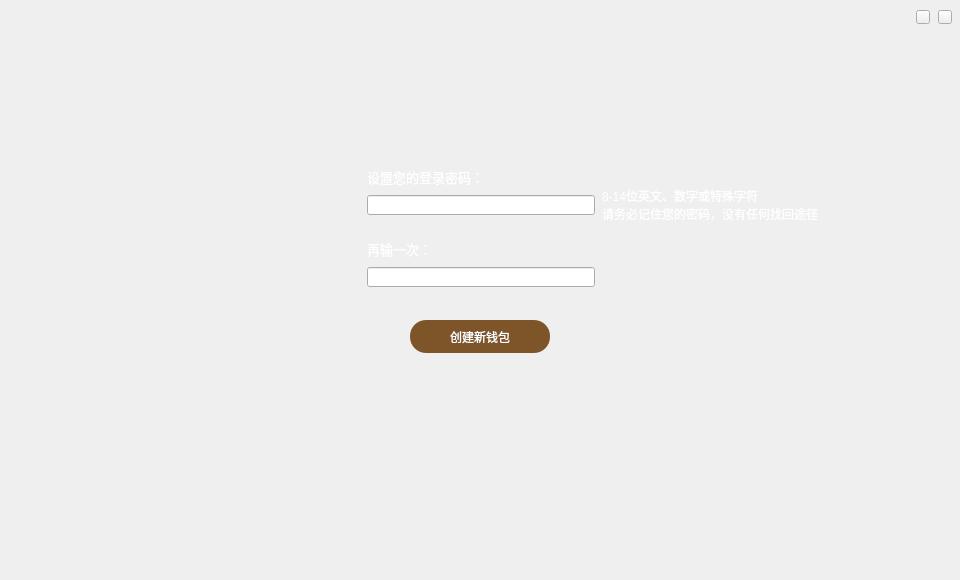
<?xml version="1.0" encoding="UTF-8"?>
<ui version="4.0">
 <class>FirstLogin</class>
 <widget class="QWidget" name="FirstLogin">
  <property name="geometry">
   <rect>
    <x>0</x>
    <y>0</y>
    <width>960</width>
    <height>580</height>
   </rect>
  </property>
  <property name="windowTitle">
   <string>FirstLogin</string>
  </property>
  <widget class="QLineEdit" name="pwdLineEdit">
   <property name="geometry">
    <rect>
     <x>367</x>
     <y>195</y>
     <width>228</width>
     <height>20</height>
    </rect>
   </property>
   <property name="font">
    <font>
     <family>微软雅黑</family>
    </font>
   </property>
   <property name="contextMenuPolicy">
    <enum>Qt::DefaultContextMenu</enum>
   </property>
   <property name="echoMode">
    <enum>QLineEdit::Password</enum>
   </property>
  </widget>
  <widget class="QLineEdit" name="pwdLineEdit2">
   <property name="geometry">
    <rect>
     <x>367</x>
     <y>267</y>
     <width>228</width>
     <height>20</height>
    </rect>
   </property>
   <property name="font">
    <font>
     <family>微软雅黑</family>
    </font>
   </property>
   <property name="cursor">
    <cursorShape>IBeamCursor</cursorShape>
   </property>
   <property name="contextMenuPolicy">
    <enum>Qt::DefaultContextMenu</enum>
   </property>
   <property name="echoMode">
    <enum>QLineEdit::Password</enum>
   </property>
  </widget>
  <widget class="QLabel" name="pwdLabel">
   <property name="geometry">
    <rect>
     <x>367</x>
     <y>162</y>
     <width>130</width>
     <height>30</height>
    </rect>
   </property>
   <property name="font">
    <font>
     <family>微软雅黑</family>
     <pointsize>10</pointsize>
    </font>
   </property>
   <property name="styleSheet">
    <string notr="true">color: rgb(255, 255, 255);</string>
   </property>
   <property name="text">
    <string>设置您的登录密码：</string>
   </property>
  </widget>
  <widget class="QLabel" name="pwdLabel2">
   <property name="geometry">
    <rect>
     <x>367</x>
     <y>239</y>
     <width>91</width>
     <height>20</height>
    </rect>
   </property>
   <property name="font">
    <font>
     <family>微软雅黑</family>
     <pointsize>10</pointsize>
    </font>
   </property>
   <property name="styleSheet">
    <string notr="true">color: rgb(255, 255, 255);</string>
   </property>
   <property name="text">
    <string>再输一次：</string>
   </property>
  </widget>
  <widget class="QToolButton" name="createBtn">
   <property name="geometry">
    <rect>
     <x>410</x>
     <y>320</y>
     <width>140</width>
     <height>33</height>
    </rect>
   </property>
   <property name="font">
    <font>
     <family>微软雅黑</family>
    </font>
   </property>
   <property name="cursor">
    <cursorShape>PointingHandCursor</cursorShape>
   </property>
   <property name="focusPolicy">
    <enum>Qt::NoFocus</enum>
   </property>
   <property name="styleSheet">
    <string notr="true">QToolButton{background-color:rgb(125,85,40);color:#ffffff;border:none;border-radius:16px;}
QToolButton:hover{background-color:rgb(185,150,85);}
QToolButton:disabled{background-color:#cecece;}</string>
   </property>
   <property name="text">
    <string>创建新钱包</string>
   </property>
  </widget>
  <widget class="QLabel" name="tipLabel">
   <property name="geometry">
    <rect>
     <x>367</x>
     <y>377</y>
     <width>228</width>
     <height>16</height>
    </rect>
   </property>
   <property name="font">
    <font>
     <family>微软雅黑</family>
    </font>
   </property>
   <property name="styleSheet">
    <string notr="true">color: rgb(255, 255, 255);</string>
   </property>
   <property name="text">
    <string/>
   </property>
   <property name="alignment">
    <set>Qt::AlignCenter</set>
   </property>
  </widget>
  <widget class="QLabel" name="tipLabel2">
   <property name="geometry">
    <rect>
     <x>602</x>
     <y>165</y>
     <width>316</width>
     <height>80</height>
    </rect>
   </property>
   <property name="styleSheet">
    <string notr="true">color: rgb(255, 255, 255);</string>
   </property>
   <property name="text">
    <string>8-14位英文、数字或特殊字符
请务必记住您的密码，没有任何找回途径</string>
   </property>
  </widget>
  <widget class="QLabel" name="correctLabel">
   <property name="geometry">
    <rect>
     <x>580</x>
     <y>200</y>
     <width>16</width>
     <height>12</height>
    </rect>
   </property>
   <property name="font">
    <font>
     <family>微软雅黑</family>
    </font>
   </property>
   <property name="text">
    <string/>
   </property>
  </widget>
  <widget class="QLabel" name="correctLabel2">
   <property name="geometry">
    <rect>
     <x>580</x>
     <y>272</y>
     <width>16</width>
     <height>12</height>
    </rect>
   </property>
   <property name="font">
    <font>
     <family>微软雅黑</family>
    </font>
   </property>
   <property name="text">
    <string/>
   </property>
  </widget>
  <widget class="QToolButton" name="closeBtn">
   <property name="geometry">
    <rect>
     <x>938</x>
     <y>10</y>
     <width>14</width>
     <height>14</height>
    </rect>
   </property>
   <property name="cursor">
    <cursorShape>PointingHandCursor</cursorShape>
   </property>
   <property name="focusPolicy">
    <enum>Qt::NoFocus</enum>
   </property>
   <property name="text">
    <string/>
   </property>
  </widget>
  <widget class="QToolButton" name="minBtn">
   <property name="geometry">
    <rect>
     <x>916</x>
     <y>10</y>
     <width>14</width>
     <height>14</height>
    </rect>
   </property>
   <property name="cursor">
    <cursorShape>PointingHandCursor</cursorShape>
   </property>
   <property name="focusPolicy">
    <enum>Qt::NoFocus</enum>
   </property>
   <property name="text">
    <string/>
   </property>
  </widget>
 </widget>
 <layoutdefault spacing="6" margin="11"/>
 <resources/>
 <connections/>
</ui>
